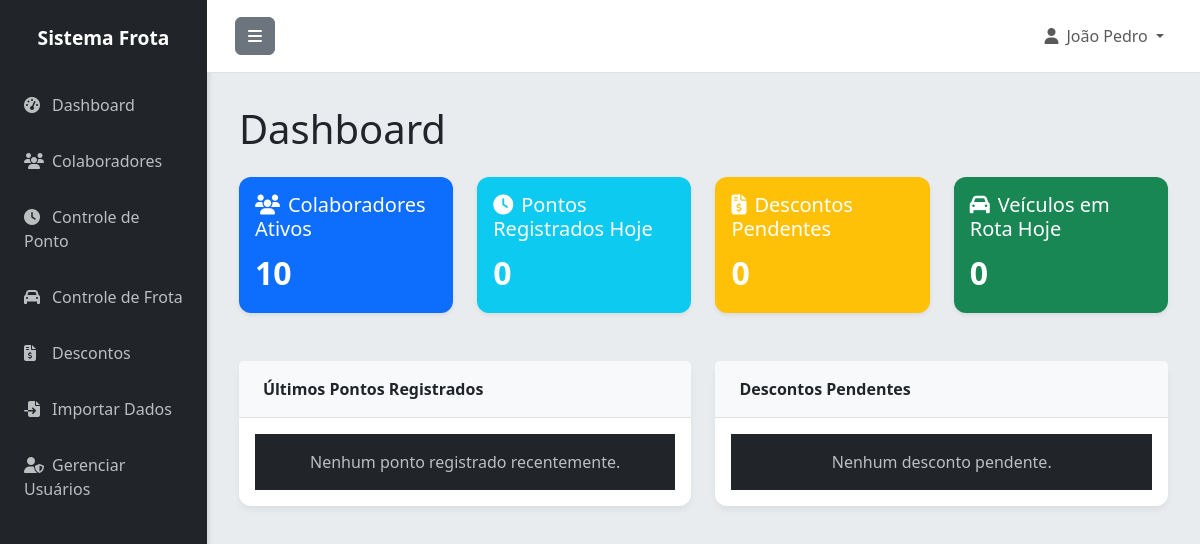
The page / (signed in) on the database as committed earlier.
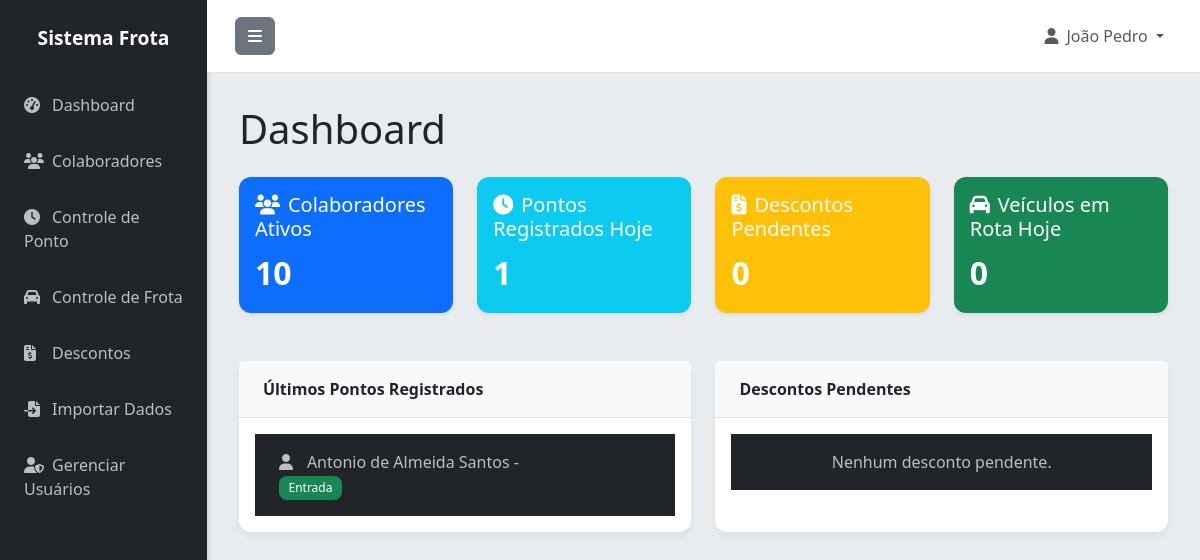
The same page on the database as committed later.
### app.py (models this page shows)
class Ponto(db.Model):
    id = db.Column(db.Integer, primary_key=True)
    colaborador_id = db.Column(db.Integer, db.ForeignKey('colaborador.id'), nullable=False)
    data_hora = db.Column(db.DateTime, nullable=False)
    tipo = db.Column(db.String(10), nullable=False)  # entrada ou saida
    observacao = db.Column(db.Text)
    extraordinario = db.Column(db.Boolean, default=False)
    criado_em = db.Column(db.DateTime, default=datetime.utcnow)

class Colaborador(db.Model):
    id = db.Column(db.Integer, primary_key=True)
    nome = db.Column(db.String(100), nullable=False)
    matricula = db.Column(db.String(50), unique=True, nullable=False)
    cpf = db.Column(db.String(14), unique=True)
    telefone = db.Column(db.String(20))
    email = db.Column(db.String(120))
    veiculo_vinculado = db.Column(db.String(20))
    ativo = db.Column(db.Boolean, default=True)
    criado_em = db.Column(db.DateTime, default=datetime.utcnow)
    pontos = db.relationship('Ponto', backref='colaborador', lazy=True, cascade='all, delete-orphan')
    frotas = db.relationship('Frota', backref='motorista_obj', lazy=True)
    descontos = db.relationship('Desconto', backref='colaborador', lazy=True)

### app.py (the view)
@app.route('/')
@login_required
def index():
    total_colaboradores = Colaborador.query.filter_by(ativo=True).count()
    total_pontos_hoje = Ponto.query.filter(
        db.func.date(Ponto.data_hora) == date.today()
    ).count()
    total_descontos_pendentes = Desconto.query.filter_by(status='pendente').count()
    total_frota_hoje = Frota.query.filter_by(data=date.today()).count()
    ultimos_pontos = Ponto.query.order_by(Ponto.data_hora.desc()).limit(5).all()
    ultimos_descontos = Desconto.query.filter_by(status='pendente').order_by(Desconto.criado_em.desc()).limit(5).all()
    return render_template('index.html',
                         total_colaboradores=total_colaboradores,
                         total_pontos_hoje=total_pontos_hoje,
                         total_descontos_pendentes=total_descontos_pendentes,
                         total_frota_hoje=total_frota_hoje,
                         ultimos_pontos=ultimos_pontos,
                         ultimos_descontos=ultimos_descontos)

### app.py (called while the page is built, shortened)
@login_manager.user_loader
def load_user(user_id):
    return Usuario.query.get(int(user_id))

@app.before_request
def create_tables():
    db.create_all()

### templates/index.html (shortened to what this page needs)
{% extends "base.html" %}
{% block content %}
<h1 class="mb-4">Dashboard</h1>
<div class="row">
    <div class="col-md-3 mb-4">
        <div class="card bg-primary text-white h-100 shadow-sm">
            <div class="card-body">
                <h5 class="card-title"><i class="fas fa-users me-2"></i>Colaboradores Ativos</h5>
                <p class="card-text fs-2 fw-bold">{{ total_colaboradores }}</p>
            </div>
        </div>
    </div>
    <div class="col-md-3 mb-4">
        <div class="card bg-info text-white h-100 shadow-sm">
            <div class="card-body">
                <h5 class="card-title"><i class="fas fa-clock me-2"></i>Pontos Registrados Hoje</h5>
                <p class="card-text fs-2 fw-bold">{{ total_pontos_hoje }}</p>
            </div>
        </div>
    </div>
    <div class="col-md-3 mb-4">
        <div class="card bg-warning text-white h-100 shadow-sm">
            <div class="card-body">
                <h5 class="card-title"><i class="fas fa-file-invoice-dollar me-2"></i>Descontos Pendentes</h5>
                <p class="card-text fs-2 fw-bold">{{ total_descontos_pendentes }}</p>
            </div>
        </div>
    </div>
    <div class="col-md-3 mb-4">
        <div class="card bg-success text-white h-100 shadow-sm">
            <div class="card-body">
                <h5 class="card-title"><i class="fas fa-car me-2"></i>Veículos em Rota Hoje</h5>
                <p class="card-text fs-2 fw-bold">{{ total_frota_hoje }}</p>
            </div>
        </div>
    </div>
</div>
<div class="row mt-4">
    <div class="col-md-6">
        <div class="card h-100">
            <div class="card-header">Últimos Pontos Registrados</div>
            <div class="card-body">
                <ul class="list-group list-group-flush">
                    {% for ponto in ultimos_pontos %}
                        <li class="list-group-item d-flex justify-content-between align-items-center">
                            <span>
                                <i class="fas fa-user me-2"></i>{{ ponto.colaborador.nome }} -
                                <span class="badge bg-{{ 'success' if ponto.tipo == 'entrada' else 'danger' }}">{{ ponto.tipo|capitalize }}</span>
                            </span>
                            <small class="text-muted">{{ ponto.data_hora.strftime('%d/%m/%Y %H:%M') }}</small>
                        </li>
                    {% else %}
                        <li class="list-group-item text-center text-muted">Nenhum ponto registrado recentemente.</li>
                    {% endfor %}
                </ul>
            </div>
        </div>
    </div>
    <div class="col-md-6">
        <div class="card h-100">
            <div class="card-header">Descontos Pendentes</div>
            <div class="card-body">
                <ul class="list-group list-group-flush">
                    {% for desconto in ultimos_descontos %}
                        <li class="list-group-item">
                            <div class="d-flex w-100 justify-content-between">
                                <h6 class="mb-1">{{ desconto.colaborador.nome }} - R$ {{ "%.2f"|format(desconto.valor) }}</h6>
                                <small class="text-muted">{{ desconto.data.strftime('%d/%m/%Y') }}</small>
                            </div>
                            <p class="mb-1 text-muted">{{ desconto.motivo }}</p>
                        </li>
                    {% else %}
                         <li class="list-group-item text-center text-muted">Nenhum desconto pendente.</li>
                    {% endfor %}
                </ul>
            </div>
        </div>
    </div>
</div>
{% endblock %}

Rows that differ between the two databases and show on the page:
added Ponto: colaborador.nome "Antonio de Almeida Santos", tipo "Entrada"
Other text that changed with them:
{{ total_pontos_hoje }}: "0" → "1"
text no longer shown: "Nenhum ponto registrado recentemente."
